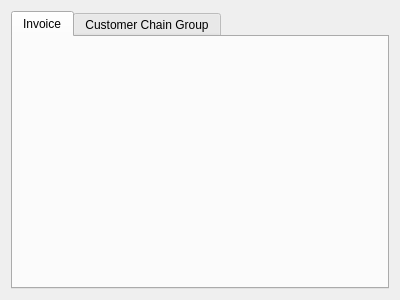
<?xml version="1.0" encoding="UTF-8"?>
<ui version="4.0">
 <class>ImportScheduleInputWidget</class>
 <widget class="QWidget" name="ImportScheduleInputWidget">
  <property name="geometry">
   <rect>
    <x>0</x>
    <y>0</y>
    <width>400</width>
    <height>300</height>
   </rect>
  </property>
  <property name="windowTitle">
   <string>Form</string>
  </property>
  <layout class="QGridLayout" name="gridLayout">
   <item row="0" column="0">
    <widget class="QTabWidget" name="tabWidget">
     <property name="currentIndex">
      <number>0</number>
     </property>
     <widget class="QWidget" name="invoiceSettingsTab">
      <attribute name="title">
       <string>Invoice</string>
      </attribute>
      <layout class="QGridLayout" name="gridLayout_3">
       <item row="0" column="0">
        <layout class="QGridLayout" name="invoiceSettingsGrid"/>
       </item>
      </layout>
     </widget>
     <widget class="QWidget" name="customerChainSettingsTab">
      <attribute name="title">
       <string>Customer Chain Group</string>
      </attribute>
      <layout class="QGridLayout" name="gridLayout_4">
       <item row="0" column="0">
        <layout class="QGridLayout" name="customerChainSettingsGrid"/>
       </item>
      </layout>
     </widget>
    </widget>
   </item>
  </layout>
 </widget>
 <resources/>
 <connections/>
</ui>
